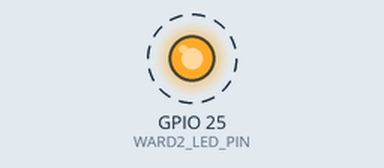
The sketch below on a simulated ESP32. Parts: output pins drawn as LEDs (lit = HIGH). Dashed ring = blinking. What the sketch prints to the serial monitor is not drawn.

Above: at 1.5 s.
Timing chart, 0 to 5.6 s (numbered marks = the images above):
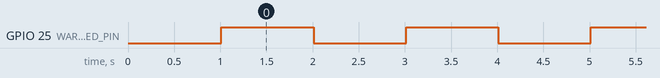

The sketch:

ward2_led_test.ino
```cpp
/*
 * ============================================================================
 * Project: IoT-Based Smart Panchayat Water Distribution System
 * Component: Ward 2 Indicator LED Test Sketch
 * File: ward2_led_test.ino
 * Target Board: ESP32 Development Board
 * ============================================================================
 *
 * Description:
 * This standalone test sketch verifies the basic operation of the Ward 2
 * indicator LED connected to GPIO 25.
 *
 * Purpose:
 * In the Smart Panchayat Water Distribution System, Ward 2 is simulated using
 * an LED indicator. This sketch checks that GPIO 25 can toggle an external LED
 * on and off at regular 1-second intervals while logging the status to the
 * Serial Monitor.
 *
 * Hardware Wiring Reminder (for physical setup):
 * - Connect ESP32 GPIO 25 -> Anode (long leg) of the LED.
 * - Connect Cathode (short leg) of the LED -> Suitable current-limiting resistor
 *   (e.g., 220Ω to 330Ω).
 * - Connect the other end of the resistor -> ESP32 Ground (GND).
 *
 * NOTE:
 * - This sketch is for isolated bench testing of the Ward 2 LED only.
 * - No relays, pumps, Wi-Fi connections, or sensors are initialized here.
 * ============================================================================
 */

// Define the GPIO pin connected to the Ward 2 LED indicator
const int WARD2_LED_PIN = 25;

// The setup() function runs once when the ESP32 powers up or is reset.
void setup() {
  // Initialize Serial Monitor communication at 115200 baud rate.
  // This allows the ESP32 to print diagnostic text to your computer screen.
  Serial.begin(115200);

  // Brief 1-second pause to give the Serial Monitor time to connect.
  delay(1000);

  // Print startup welcome banner
  Serial.println();
  Serial.println("==================================================");
  Serial.println("Smart Panchayat Water Distribution System");
  Serial.println("Starting Ward 2 LED Indicator Test (GPIO 25)");
  Serial.println("==================================================");

  // Configure GPIO 25 as an OUTPUT pin.
  // Setting a pin as an OUTPUT means the ESP32 can send electrical signals
  // (voltage) out of this pin to turn external devices like LEDs on or off.
  pinMode(WARD2_LED_PIN, OUTPUT);
}

// The loop() function runs repeatedly in an endless cycle as long as the ESP32 has power.
void loop() {
  // Turn the LED ON:
  // digitalWrite(pin, HIGH) sends 3.3V to GPIO 25, completing the circuit to light up the LED.
  digitalWrite(WARD2_LED_PIN, HIGH);
  Serial.println("Ward 2 LED: ON");

  // Wait for 1000 milliseconds (1 full second) while the LED remains ON.
  delay(1000);

  // Turn the LED OFF:
  // digitalWrite(pin, LOW) drops the voltage at GPIO 25 to 0V (Ground), turning off the LED.
  digitalWrite(WARD2_LED_PIN, LOW);
  Serial.println("Ward 2 LED: OFF");

  // Wait for 1000 milliseconds (1 full second) while the LED remains OFF.
  delay(1000);
}
```

Measured:
- by itself, GPIO 25 (WARD2_LED_PIN): alternates HIGH for 1.0 s and LOW for 1.0 s
